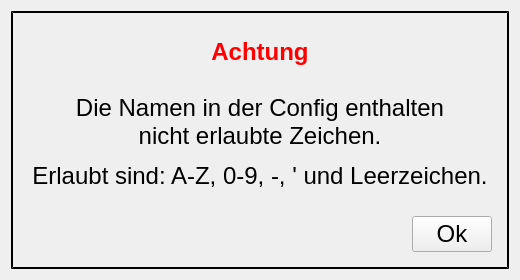
<?xml version="1.0" encoding="UTF-8"?>
<ui version="4.0">
 <class>NonAsciiNamesDialog</class>
 <widget class="QDialog" name="NonAsciiNamesDialog">
  <property name="windowModality">
   <enum>Qt::NonModal</enum>
  </property>
  <property name="geometry">
   <rect>
    <x>0</x>
    <y>0</y>
    <width>520</width>
    <height>280</height>
   </rect>
  </property>
  <property name="sizePolicy">
   <sizepolicy hsizetype="Fixed" vsizetype="Fixed">
    <horstretch>0</horstretch>
    <verstretch>0</verstretch>
   </sizepolicy>
  </property>
  <property name="minimumSize">
   <size>
    <width>520</width>
    <height>280</height>
   </size>
  </property>
  <property name="maximumSize">
   <size>
    <width>520</width>
    <height>280</height>
   </size>
  </property>
  <property name="windowTitle">
   <string/>
  </property>
  <property name="styleSheet">
   <string notr="true">QFrame{border: 2px outset black;}

QLabel
{
border: 0px;
}</string>
  </property>
  <layout class="QVBoxLayout" name="verticalLayout_2">
   <item>
    <widget class="QFrame" name="frame">
     <property name="frameShape">
      <enum>QFrame::StyledPanel</enum>
     </property>
     <property name="frameShadow">
      <enum>QFrame::Raised</enum>
     </property>
     <property name="lineWidth">
      <number>4</number>
     </property>
     <layout class="QVBoxLayout" name="verticalLayout_3">
      <property name="spacing">
       <number>0</number>
      </property>
      <property name="leftMargin">
       <number>0</number>
      </property>
      <property name="topMargin">
       <number>0</number>
      </property>
      <property name="rightMargin">
       <number>0</number>
      </property>
      <property name="bottomMargin">
       <number>0</number>
      </property>
      <item>
       <layout class="QVBoxLayout" name="verticalLayout">
        <item>
         <spacer name="verticalSpacer">
          <property name="orientation">
           <enum>Qt::Vertical</enum>
          </property>
          <property name="sizeHint" stdset="0">
           <size>
            <width>20</width>
            <height>40</height>
           </size>
          </property>
         </spacer>
        </item>
        <item>
         <widget class="QLabel" name="label_text">
          <property name="font">
           <font>
            <pointsize>18</pointsize>
           </font>
          </property>
          <property name="lineWidth">
           <number>1</number>
          </property>
          <property name="text">
           <string>&lt;html&gt;&lt;head/&gt;&lt;body&gt;&lt;p align=&quot;center&quot;&gt;&lt;span style=&quot; font-weight:600; color:#ff0000;&quot;&gt;Achtung&lt;/span&gt;&lt;br/&gt;&lt;br/&gt;Die Namen in der Config enthalten&lt;br/&gt;nicht erlaubte Zeichen.&lt;/p&gt;&lt;p align=&quot;center&quot;&gt;Erlaubt sind: A-Z, 0-9, -, ' und Leerzeichen.&lt;/p&gt;&lt;/body&gt;&lt;/html&gt;</string>
          </property>
          <property name="alignment">
           <set>Qt::AlignCenter</set>
          </property>
         </widget>
        </item>
        <item>
         <spacer name="verticalSpacer_2">
          <property name="orientation">
           <enum>Qt::Vertical</enum>
          </property>
          <property name="sizeHint" stdset="0">
           <size>
            <width>20</width>
            <height>40</height>
           </size>
          </property>
         </spacer>
        </item>
        <item>
         <layout class="QHBoxLayout" name="horizontalLayout_2">
          <property name="rightMargin">
           <number>15</number>
          </property>
          <property name="bottomMargin">
           <number>15</number>
          </property>
          <item>
           <spacer name="horizontalSpacer">
            <property name="orientation">
             <enum>Qt::Horizontal</enum>
            </property>
            <property name="sizeType">
             <enum>QSizePolicy::MinimumExpanding</enum>
            </property>
            <property name="sizeHint" stdset="0">
             <size>
              <width>0</width>
              <height>0</height>
             </size>
            </property>
           </spacer>
          </item>
          <item>
           <widget class="QPushButton" name="pushButton_ok">
            <property name="font">
             <font>
              <pointsize>18</pointsize>
             </font>
            </property>
            <property name="focusPolicy">
             <enum>Qt::NoFocus</enum>
            </property>
            <property name="text">
             <string>Ok</string>
            </property>
           </widget>
          </item>
         </layout>
        </item>
       </layout>
      </item>
     </layout>
    </widget>
   </item>
  </layout>
 </widget>
 <resources/>
 <connections/>
</ui>
